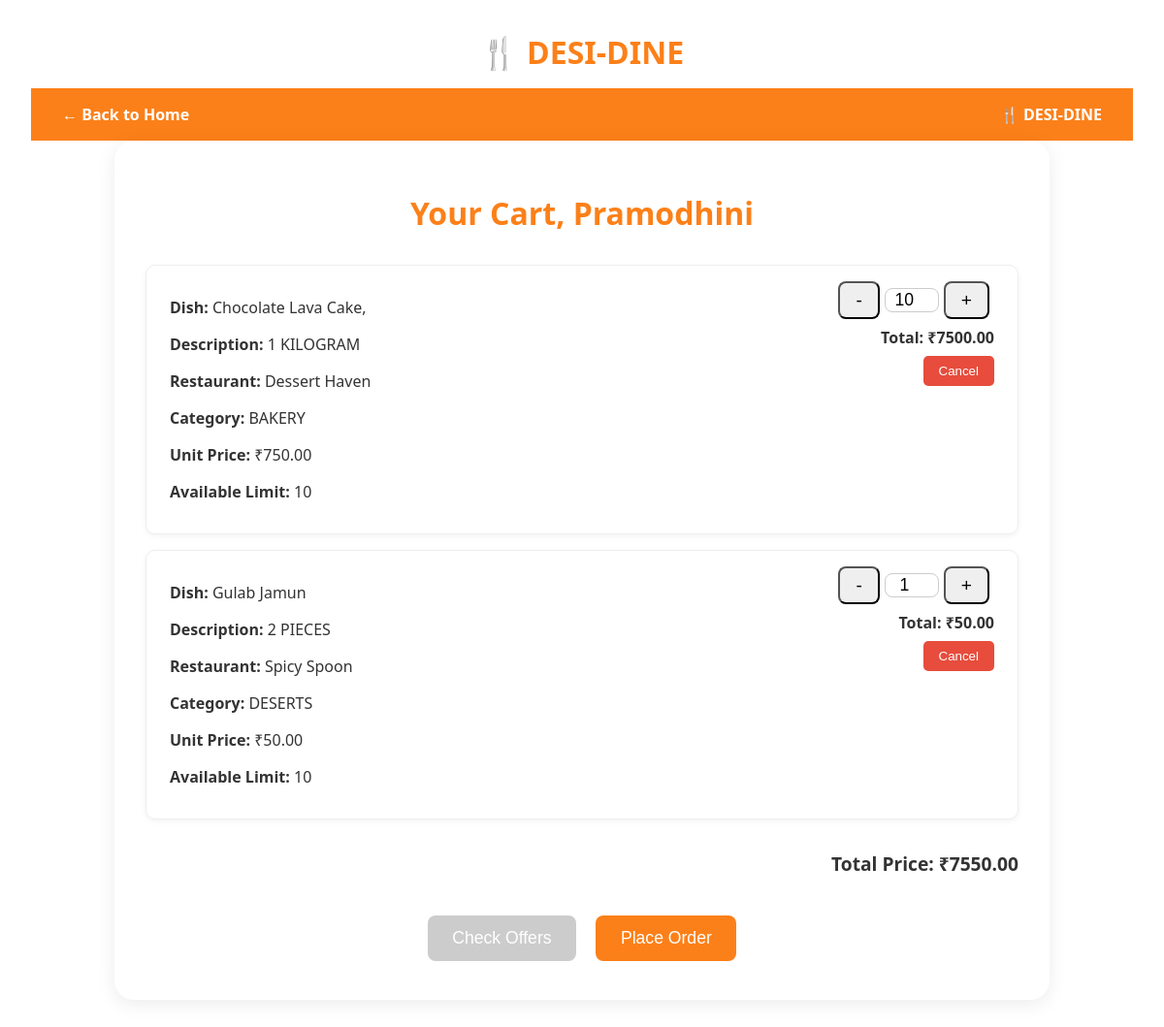
Page /accounts/your-orders/ (signed in) on the committed database.
### accounts/models.py (models this page shows, shortened)
class OrderItem(models.Model):
    user = models.ForeignKey(User, on_delete=models.CASCADE)
    dish = models.ForeignKey(Dish, on_delete=models.CASCADE)
    quantity = models.PositiveIntegerField(default=1)
    price = models.DecimalField(max_digits=8, decimal_places=2)
    placed_order = models.ForeignKey('PlacedOrder', on_delete=models.CASCADE, related_name='items', null=True, blank=True)

class Dish(models.Model):
    restaurant = models.ForeignKey(Restaurant, on_delete=models.CASCADE, related_name='menu_card')
    name = models.CharField(max_length=200)
    description = models.TextField(blank=True)
    price = models.DecimalField(max_digits=6, decimal_places=2)
    image = models.ImageField(upload_to='dishes/', default='dishes/default.jpg')
    category = models.ForeignKey(FoodCategory, on_delete=models.SET_NULL, null=True, blank=True)
    limit = models.PositiveIntegerField(default=0, help_text="Maximum number of dishes available or per order.")

class Restaurant(models.Model):
    name = models.CharField(max_length=200)
    location = models.CharField(max_length=255)
    image = models.ImageField(upload_to='restaurants/', default='restaurants/default.jpg')
    rating = models.FloatField(default=4.5)
    delivery_time = models.IntegerField(default=30)  # in minutes
    offer = models.CharField(max_length=100, blank=True)

class FoodCategory(models.Model):
    name = models.CharField(max_length=100)
    image = models.ImageField(upload_to='categories/', default='categories/default.jpg')

### accounts/views.py (the view)
# urls.py: path('your-orders/', views.your_orders_view, name='your_orders'),
@login_required
def your_orders_view(request):
    orders = OrderItem.objects.filter(user=request.user)
    total_price = sum(order.price for order in orders)
    return render(request, 'accounts/your_orders.html', {
        'username': request.user.username,
        'orders': orders,
        'total_price': total_price  # Pass total to template
    })

### accounts/templates/accounts/your_orders.html (shortened to what this page needs)
{% load static %}
<!DOCTYPE html>
<html lang="en">
<head>
</head>
<body>
    <div class="logo">🍴 DESI-DINE</div>
    <div class="top-bar">
        <a href="{% url 'welcome' %}">← Back to Home</a>
        <span>🍴 DESI-DINE</span>
    </div>
    <div class="container">
        <h1>Your Cart, {{ username }}</h1>
        {% if orders %}
            {% for order in orders %}
            <div class="order-card" id="order-{{ order.id }}" data-restaurant-id="{{ order.dish.restaurant.id }}">
                <div class="order-info">
                    <p><strong>Dish:</strong> {{ order.dish.name }}</p>
                    <p><strong>Description:</strong> {{ order.dish.description }}</p>
                    <p><strong>Restaurant:</strong> {{ order.dish.restaurant.name }}</p>
                    <p><strong>Category:</strong> {{ order.dish.category.name }}</p>
                    <p><strong>Unit Price:</strong> ₹{{ order.dish.price }}</p>
                    <p><strong>Available Limit:</strong> {{ order.dish.limit }}</p>
                </div>
                <div class="order-summary">
                    <div class="quantity-controls">
                        <button class="decrement-btn" data-order-id="{{ order.id }}">-</button>
                        <input type="number" class="quantity-input" value="{{ order.quantity }}" readonly>
                        <button class="increment-btn" data-order-id="{{ order.id }}">+</button>
                    </div>
                    <p><strong>Total:</strong> ₹<span class="order-total">{{ order.price|floatformat:2 }}</span></p>
                    <button class="cancel-btn" data-order-id="{{ order.id }}">Cancel</button>
                </div>
            </div>
            {% endfor %}
            <div class="total-price">
                Total Price: ₹{{ total_price|floatformat:2 }}
            </div>
        {% else %}
            <div class="no-orders">
                <p>You have not placed any orders yet.</p>
            </div>
        {% endif %}
        <div class="order-actions">
            <button id="apply-offers-btn" class="btn btn-secondary">Check Offers</button>
            <button id="place-order-btn" class="btn btn-primary">Place Order</button>
        </div>
    </div>
</body>
</html>

### accounts/templates/accounts/your_orders.html (style rules this page uses)
body { font-family: 'Segoe UI', sans-serif; background-color: #ffffff; color: #333; margin: 0; padding: 2rem; }
.logo { text-align: center; font-size: 2rem; color: #fc8019; font-weight: bold; margin-bottom: 1rem; }
.container { background: #fff; border-radius: 20px; padding: 2rem; max-width: 900px; margin: auto; box-shadow: 0 4px 20px rgba(0, 0, 0, 0.08); }
h1 { text-align: center; color: #fc8019; margin-bottom: 2rem; }
.order-card { border: 1px solid #eee; padding: 1rem 1.5rem; border-radius: 10px; margin-bottom: 1rem; box-shadow: 0 2px 6px rgba(0, 0, 0, 0.05); display: flex; justify-content: space-between; align-items: flex-start; }
.order-info { flex: 1; }
.order-summary { text-align: right; min-width: 160px; }
.order-summary p { margin: 0.5rem 0; font-size: 1rem; font-weight: bold; }
.order-actions { text-align: center; margin-top: 2rem; }
.btn { padding: 0.8rem 1.6rem; font-size: 1.1rem; border-radius: 8px; cursor: pointer; margin: 0.5rem; }
.btn-primary { background-color: #fc8019; color: white; border: none; }
.btn-secondary { background-color: #ccc; color: white; border: none; }
.cancel-btn { background-color: #e74c3c; color: white; padding: 0.5rem 1rem; border-radius: 5px; border: none; cursor: pointer; }
.quantity-controls { display: flex; justify-content: center; align-items: center; }
.quantity-controls button { padding: 0.4rem 1rem; font-size: 1.2rem; border-radius: 8px; margin: 0 5px; cursor: pointer; }
.quantity-controls input { width: 50px; text-align: center; font-size: 1.1rem; border-radius: 8px; border: 1px solid #ccc; }
.total-price { text-align: right; font-size: 1.2rem; font-weight: bold; margin-top: 2rem; }
.top-bar { display: flex; justify-content: space-between; align-items: center; padding: 1rem 2rem; background-color: #fc8019; color: white; font-weight: bold; }
.top-bar a { color: white; text-decoration: none; font-weight: bold; }

### rows in the picture
OrderItem: dish.name "Chocolate Lava Cake,", dish.description "1 KILOGRAM", dish.restaurant.name "Dessert Haven", dish.category.name "BAKERY", dish.price "750.00", dish.limit "10", quantity "10", price "7500.00"
OrderItem: dish.name "Gulab Jamun", dish.description "2 PIECES", dish.restaurant.name "Spicy Spoon", dish.category.name "DESERTS", dish.price "50.00", dish.limit "10", quantity "1", price "50.00"

### other values in the picture
{{ username }} "Pramodhini"
{{ total_price|floatformat:2 }} "7550.00"
